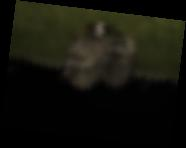
#> input picture hal.jpg, 186 x 148 px
$ jupyter execute --allow-errors mylab.ipynb   (shell and % lines are left out)
#> lines starting #> are read from the running program, lines starting #| are printed output that depends on the picture
# Лабораторная работа 2. Цифровая обработка изображений.

В этой работе рассматриваются различные виды цифровой обработки изображений.

Цель лабораторной работы:

# 1. OpenCV
Работать с изображениями удобнее всего при помощи opencv-python. OpenCV -- реализация библиотеки алгоритмов компьютерного зрения, обработки изображений и численных алгоритмов общего назначения. opencv-python является оберткой реализации Оригинальной библиотеки OpenCV, написанной на языке C++, что делает его таким же быстрым. Все структуры массивов opencv-python (далее просто OpenCV) преобразуются в массивы Numpy и из них. Это также облегчает интеграцию с другими библиотеками, использующими Numpy, такими как SciPy и Matplotlib.

OpenCV предлагает широкий набор алгоритмов и состоит из следующих модулей:
- core -- основная функциональность. Включает в себя базовые структуры, вычисления (математические функции, генераторы случайных чисел) и линейную алгебру и пр.;
- imgproc -- обработка изображений (фильтрация, геометрические преобразования, преобразование цветовых пространств и т. д.);
- imgcodecs -- чтение и запись файлов изображений;
- videoio -- чтение и запись видео или последовательности изображений;
- highgui -- создание простого пользовательского интерфейса и обработка событий мыши и клавиатуры;
- video -- обработка видео;
- calib3d -- калибровка камер и 3D реконструкция;
- features2d -- работа с особыми точками;
- objdetect -- обнаружение объектов;
- dnn -- глубокие нейронные сети;
- ml -- машинное обучение;
- stitching -- склейка изображений;
и других.

Документацию по OpenCV-Python v4.5.5 можно найти [здесь](https://docs.opencv.org/4.5.5/d6/d00/tutorial_py_root.html)
Документация по OpenCV разных версий можно найти [здесь](https://docs.opencv.org/)

## 1.1 Установка и подключение opencv-python
установку пакета opencv-python можно осуществить в терминале командой:
pip3 install opencv-python

Подключение библиотеки:

[cell 1]
import numpy as np
import cv2 as cv

## 1.2. Загрузка и просмотр изображений

[cell 2]
image = cv.imread('hal.jpg')
#> image is the input picture: shape (148, 186, 3); mean B, G, R 11.5, 19.1, 19.1
cv.imshow("Image", image)
cv.waitKey(0)
cv.destroyAllWindows()

Без операций cv.waitKey(0) и cv.destroyAllWindows() окно может закрываться не корректно.

Вынесем этот код в функцию show_image() и display_image() в файл "utility/util.py". Подключим созданные файлы к текущему коду:

[cell 3]
from utility import util

Еще одним способом отображения изображений является использование библиотеки matplotlib подключим ее и выведем тестовое изображение:

[cell 4]
import matplotlib.pyplot as plt

#%matplotlib inline позволяет выводить графики matplotlib в Jupyter
plt.imshow(image)

По умолчанию, при чтении файла изображения методом cv.imread() изображение находится в цветовом пространстве не RGB (как все привыкли), а BGR, т.е. цвета идут в другом порядке. Эта особенность является причиной не корректного вывода изображения при помощи matplotlib, т.к. он выводит изображение в цветовом пространстве RGB.
Чтобы поменять цветовое пространство на RGB можно воспользоваться методом:
`rgb_image = cv2.cvtColor(image, cv2.COLOR_BGR2RGB)`

Проверим этот факт загрузив изображение с пикселями синего цвета:

#> (a cell that did not finish here is left out)

Выведем пиксел с координатами (0,0) изображения в виде массива NumPy:

#> (a cell that did not finish here is left out)

Действительно, пиксель имеют максимальную яркость только по первому каналу. Значит первый канал хранит синий цвет.
Преобразуем цветовое пространство BGR в RGB:

#> (a cell that did not finish here is left out)

Проделаем то же самое для тестового изображения:

[cell 8]
rgb_image = cv.cvtColor(image, cv.COLOR_BGR2RGB)
plt.imshow(rgb_image)

## 1.3. Простые операции с изображениями

### 1.3.1 Кадрирование или ROI
**Кадрирование** -- усечение изображения с целью выделения объекта интереса.
**ROI** (Region Of Interest, объект интереса) -- границы изображения объекта интереса.
Поскольку цветное изображение является 3-х мерным массивом NumPy, то кадрировать (т.е. обрезать) такое изображение можно при помощи срезов:

[cell 9]
ROI = (90, 33, 110, 50)  #(x0, y0, height, width)
cropped_image = rgb_image[ROI[1]:ROI[1] + ROI[3], ROI[0]:ROI[0] + ROI[2]]
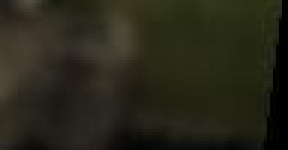
#> cropped_image: shape (50, 96, 3) (shown 3 times larger); mean R, G, B 39, 38.1, 24.7
plt.imshow(cropped_image)

### 1.3.2 Изменение размера изображения

[cell 10]
scale_percent = 20  # Процент от изначального размера
width = int(rgb_image.shape[1] * scale_percent / 100)
height = int(rgb_image.shape[0] * scale_percent / 100)
dim = (width, height)
resized_image = cv.resize(rgb_image, dim, interpolation=cv.INTER_AREA)
plt.imshow(resized_image)

### 1.3.3 Поворот изображения

Вращение изображения – это одно из аффинных преобразований. Его удобно определять матрицей перехода. Подробнее  стоит почитать в статье [Матрица перехода — Википедия (wikipedia.org)](https://ru.wikipedia.org/wiki/Матрица_перехода). В случае вращения матрица перехода вычисляется функцией cv.getRotationMatrix2D(center, angle, scale), где center и angle – координаты центра и угол вращения, а scale – коэффициент масштабирования. Справку по вращению изображений и другим геометрическим трансформациям можно посмотреть в [документации](https://docs.opencv.org/3.4/da/d54/group__imgproc__transform.html)

[cell 11]
(h, w, d) = rgb_image.shape
angle = 186.5
scale = 1.0
center = (w // 2, h // 2)
M = cv.getRotationMatrix2D(center, angle, scale)
rotated = cv.warpAffine(rgb_image, M, (w, h))
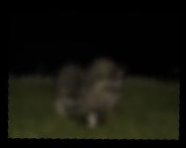
#> rotated: shape (148, 186, 3); mean R, G, B 19.1, 19.1, 11.4
plt.imshow(rotated)

### 1.3.4 Рисование примитивов на изображении:
- cv.line(image, startPoint, endPoint, rgb_color, thickness)
- cv.rectangle(image, topLeft, bottomRight, rgb_color, thickness)
- cv.circle(image, center, radius, rgb_color, thickness)
- cv.ellipse(image, center, axes, angle, startAngle, endAngle, rgb_color, thickness)

где:
- image -- изображение
- startPoint, endPoint -- координаты начальной и конечной точек;
- rgb_color -- код цвета в формате rgb координат (red, green, blue). red, green, blue ∈ [0, 255];
- thickness -- толщина линии в пикселях;
- center -- координаты центра окружности или эллипса;
- topLeft, bottomRight -- координаты верхней левой и нижней правой точек прямоугольника, соответственно.

[cell 12]
copy_image = rgb_image.copy()

# рисование линии
cv.line(copy_image, (0, 0), (511, 511), (255, 0, 0), 5)
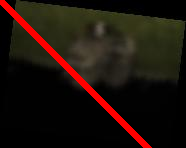
#> copy_image: shape (148, 186, 3); mean R, G, B 30.4, 18.1, 10.8
# => Diagonal red line with thickness of 5 px

# Draw a rectangle using cv2.rectangle(image, topLeft, bottomRight, rgb, thinkness)
cv.rectangle(copy_image, (384, 0), (510, 128), (0, 255, 0), 3)
# => Green rectangle with thickness of 3 px

# Draw a circle using cv2.circle(image, center, radius, rgb, thinkness)
cv.circle(copy_image, (447, 63), 63, (0, 0, 255), -1)
# => Blue filled circle(note that the thinkness is -1)

# Draw a ellipse using cv2.ellipse(image, center, axes, angle, startAngle, endAngle, rgb, thinkness)
cv.ellipse(copy_image, (256, 256), (100, 50), -45, 0, 180, (255, 0, 0), -1)
# => Red wide down-half ellipse

plt.imshow(copy_image)

###1.3.5 Наложение текста на изображение

[cell 13]
# Put some text using cv2.putText(image, text, bottomLeft, fontType, fontScale, rgb, thinkness, lineType)
copy_image = rgb_image.copy()
font = cv.FONT_HERSHEY_COMPLEX
cv.putText(rgb_image, 'OpenCV', (10, 500), font, 4, (255, 255, 255), 10, cv.LINE_AA)
# => White 'OpenCV' text at the bottom

plt.imshow(rgb_image)

## 1.4 Цветовые модели

Цветные цифровые изображения представляют собой совокупность трех цветовых плоскостей, каждая из которых характеризует одну независимую составляющую цвета, представленную в том же формате, что и обычное 8-битное полутоновое изображение.

### 1.4.1 Цветовая модель RGB

RGB (Red, Green, Blue - красный, зеленый, синий) - цветовая модель, описывающая способ кодирования цвета для цветовоспроизведения с помощью трёх цветов, которые принято называть основными. Выбор основных цветов обусловлен особенностями физиологии восприятия цвета сетчаткой человеческого глаза. Сетчатка глаза имеет три вида рецепторов (колбочек), ответственных за цветное зрение. Можно считать, что каждый вид колбочек даёт свой отклик на определённую длину волны видимого спектра.
 Система координат RGB - куб с началом отсчета ⟨0,0,0⟩, соответствующим черному цвету. Максимальное значение RGB - ⟨255,255,255⟩ соответствует белому цвету.

В модели RGB не разделены яркостная и оттеночная компоненты цвета, здесь легко указать яркости для одного из основных цветов, но затруднительно указать оттенок с требуемым цветовым тоном (например, телесным) и насыщенностью.

### 1.4.2 Цветовые модели HSV и HSI

 Цветовая модель HSV (Hue, Saturation, Value - цветовой тон, насыщенность, мера яркости) - модель, ориентированная на человека и обеспечивающая возможность явного задания требуемого оттенка цвета. Среди прочих используемых в настоящее время моделей, эта модель отражает физические свойства цвета и наиболее точно соответствует способу восприятия цвета человеческим глазом.
 Оттенок цвета (H) - это длина световой волны, отраженной или прошедшей через объект. Насыщенность (S) характеризует степень, уровень выражения оттенка цвета. Она определяет соотношение серого цвета и выбранного оттенка и выражается в долях от 0 (серый) до 1 (полностью насыщенный). Мера яркости (V) характеризует интенсивность цвета, поэтому она измеряется в диапазоне от 0 (черный) до 1 (белый). При увеличении яркости цвет становится более светлым (белым). Составляющая V является нелинейной, что близко соответствует восприятию человеком светлых и темных цветов.

С точки зрения обработки изображений цветовое пространство удобно тем, что позволяет непосредственно оперировать интенсивностью (яркостью) и цветом (тоном) пикселя.

Существует также цветовая модель HSL (hue, saturation, lightness) или HSI (hue, saturation, intensity) , которая строится по такому же принципу, что и модель HSV, но отличающаяся кодированием цвета пикселя и, соответственно, формулами преобразования из цветового пространства RGB в HSI/HSV и обратно.

**HSV vs. HSL**
Представление **HSL** моделирует то, как различные краски смешиваются вместе, чтобы создать цвет в реальном мире. Полностью насыщенные цвета размещаются вокруг круга при значении светлоты 1/2, при этом значение светлоты 0 или 1 соответствует полностью черному или белому соответственно. Между тем, представление HSV моделирует, как цвета появляются при свете. Разница между HSL и HSV заключается в том, что цвет с максимальной светлотой в HSL является чисто белым, но цвет с максимальным значением / яркостью в HSV аналогичен освещению белого света на цветном объекте (например, яркое белый свет на красный объект заставляет объект по-прежнему казаться красным, просто ярче и интенсивнее, в то время как тусклый свет на красный объект заставляет объект казаться темнее и менее ярким).

Наглядно разницу между HSV и HSL можно увидеть на изображениях визуализации цветовых пространств:

Подробнее про различия HSL и HSV моделей можно прочитать [здесь](https://en.wikipedia.org/wiki/HSL_and_HSV)

Алгоритмы преобразования из RGB в HSV и наоборот можно посмотреть [здесь](https://ru.wikipedia.org/wiki/HSV_(%D1%86%D0%B2%D0%B5%D1%82%D0%BE%D0%B2%D0%B0%D1%8F_%D0%BC%D0%BE%D0%B4%D0%B5%D0%BB%D1%8C))

Алгоритмы преобразования из RGB в HSL и наоборот можно посмотеть [здесь](https://ru.wikipedia.org/wiki/HSL)

**В OpenCV есть готовый метод преобразования изображений из одних цветовых моделей в другие:**
`cv.cvtColor(image, ColorConversionType)`
Где ColorConversionType - тип преобразования из одной цветовой модели в другую:
cv.COLOR_BGR2RGB - преобразование из BGR в RGB
cv.COLOR_RGB2BGR - преобразование из RGB в BGR
cv.COLOR_BGR2GRAY - преобразование из BGR в GRAY
cv.COLOR_RGB2GRAY - преобразование из RGB в GRAY
cv.COLOR_GRAY2RGB - преобразование из GRA в RGB
cv.COLOR_GRAY2BGR - преобразование из GRA в BGR
cv.COLOR_HSV2RGB - преобразование из HSV в RGB
cv.COLOR_HLS2RGB - преобразование из HLS в RGB
cv.COLOR_RGB2HSV - преобразование из RGB в HSV
cv.COLOR_RGB2HLS - преобразование из RGB в HLS

Полный список типов конвертации можно посмотреть в [документации](https://docs.opencv.org/3.4/d8/d01/group__imgproc__color__conversions.html)

# 2. Гистограммная обработка.

## 2.1 Гистограммная обработка изображений.

### 2.1.1 Построение и визуализация гистограммы.
Гистограмма характеризует частоту встречаемости на изображении пикселей одинаковой яркости и позволяет анализировать яркостную составляющую изображения. Гистограмма позволяет оценить и необходимым образом изменить яркость изображения, его контраст, площадь изображения, которую занимают светлые, темные и другие яркостные элементы, и, наконец, определить, где на плоскости изображения находятся отдельные области (объекты), соответствующие тем или иным диапазонам значений яркости.

Документацию по гистограммам в OpenCV читайте [здесь](https://docs.opencv.org/4.x/d1/db7/tutorial_py_histogram_begins.html)

[cell 14]
import matplotlib.pyplot as plt
import cv2 as cv
import numpy as np
from utility import util

# Изменим стандартный размер графиков matplotlib
plt.rcParams["figure.figsize"] = [6, 4]

[cell 15]
image1 = cv.imread('test_fixed.png')
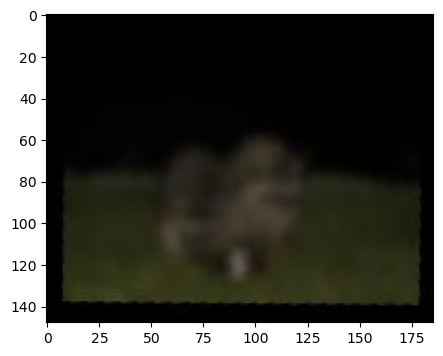
#> input picture test_fixed.png, 443 x 356 px
#> image1 is the input picture: shape (356, 443, 3); mean B, G, R 67.8, 73.6, 73.6
image2 = cv.imread('winter_cat.png')
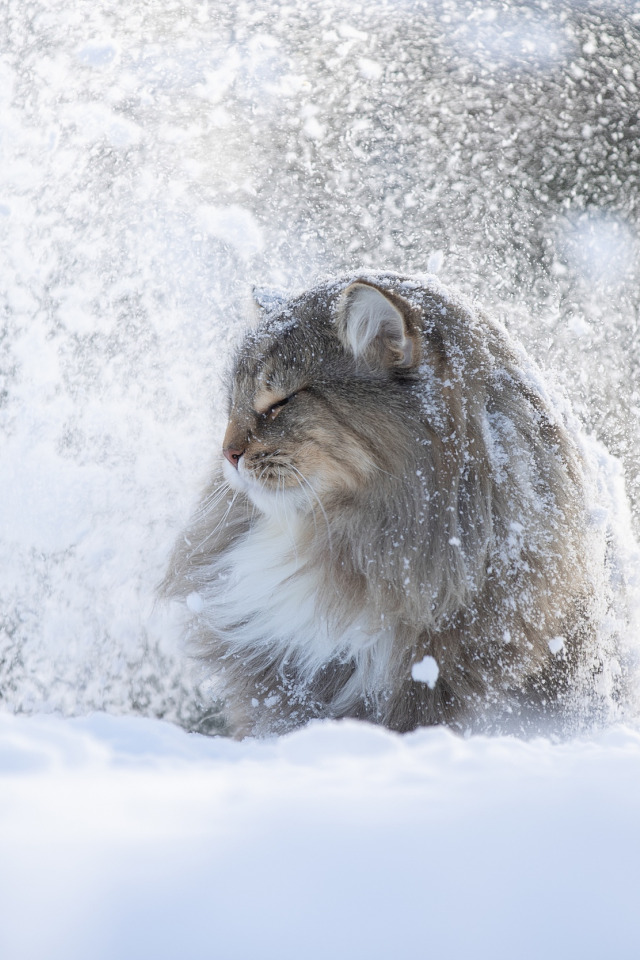
#> input picture winter_cat.png, 640 x 960 px
#> image2 is the input picture: shape (960, 640, 3); mean B, G, R 205.1, 196.6, 192.9
rgb_image1 = cv.cvtColor(image1, cv.COLOR_BGR2RGB)
rgb_image2 = cv.cvtColor(image2, cv.COLOR_BGR2RGB)
gray_image1 = cv.cvtColor(image1, cv.COLOR_BGR2GRAY)
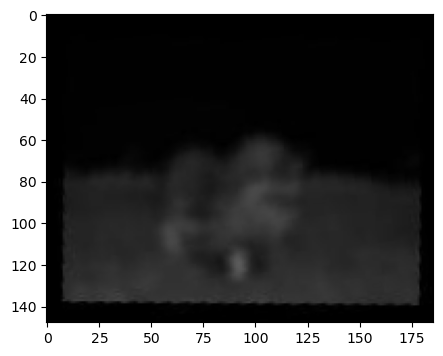
#> gray_image1: shape (356, 443); min 0, max 255, mean 73
gray_image2 = cv.cvtColor(image2, cv.COLOR_BGR2GRAY)
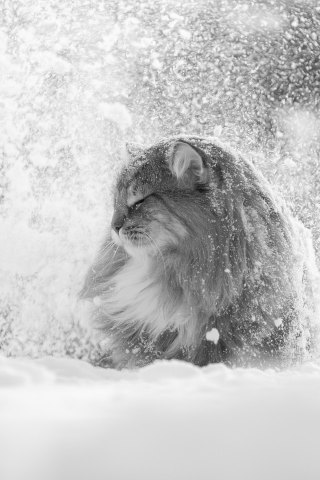
#> gray_image2: shape (960, 640) (shown at 1/2 size); min 9, max 254, mean 196.5

channels = [0]
histSize = [256]
range = [0, 256]

hist1 = cv.calcHist([gray_image1], channels, None, histSize, range)
#> hist1 = 256 values, max 34416 at index 255, min 0 at index 97, mean 616
hist2 = cv.calcHist([gray_image2], channels, None, histSize, range)
#> hist2 = 256 values, max 13210 at index 215, min 0 at index 0, mean 2400

gs = plt.GridSpec(2, 2)
plt.figure(figsize=(10, 8))
plt.subplot(gs[0])
plt.imshow(gray_image1, cmap='gray')
plt.subplot(gs[1])
plt.imshow(gray_image2, cmap='gray')
plt.subplot(gs[2])
plt.hist(gray_image1.reshape(-1), 256, range)
plt.subplot(gs[3])
plt.hist(gray_image2.reshape(-1), 256, range)
plt.show()
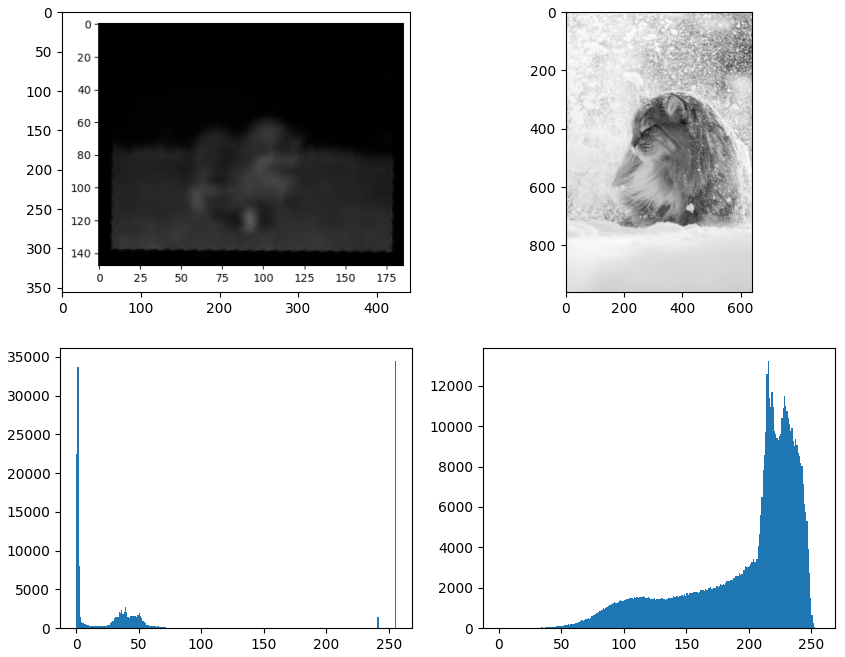
#> figure drawn by matplotlib, 4 panels; panel 3: tallest bar 34416 high, from x = 255 to 256; panel 4: tallest bar 13210 high, from x = 215 to 216

Помните, что эта гистограмма рисуется для изображения в градациях серого, а не для цветного изображения. Левая область гистограммы показывает количество более темных пикселей в изображении, а правая область показывает количество более ярких пикселей. Из первой гистограммы можно видеть, что яркость пикселей распределена достаточно равномерно, в отличие от гистограммы второго изображения, где преобладают яркие пиксели.

Другие способы визуализации гистограмм:
1. С использованием Matplotlib

[cell 16]
plt.hist(gray_image1.reshape(-1), 256, range)
plt.show()

2. С использованием OpenCV можно визуализировать гистограммы по каналам.

[cell 17]
histSize = [256]
range = [0, 256]


def plot_rgb_hist(image, histSize, range):
    histSize = [256]
    range = [0, 256]
    for i, col in enumerate(['b', 'g', 'r']):
        hist = cv.calcHist([image], [i], None, histSize, range)
        plt.plot(hist, color=col)
        plt.xlim(range)


plot_rgb_hist(image1, histSize, range)
plt.show()
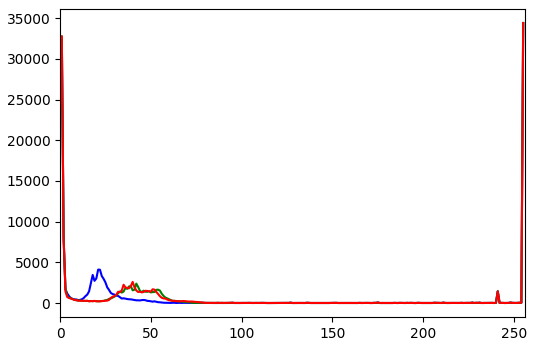
#> figure drawn by matplotlib, 1 panel; curve peaks at x = 255, y = 34416; curve peaks at x = 255, y = 34416; curve peaks at x = 255, y = 34416

По графику видно, что красный цвет преобладает.

### 2.1.2 Яркостные (гистограммные) преобразования
Яркостные преобразования цифровых изображений часто называют *гистограммными*, так как при этом, во-первых, изменяется гистограмма изображения, во-вторых, вид функции преобразования (параметры преобразования) часто определяются *адаптивно*, на основании ранее собранной гистограммы исходного изображения.
В случае дискретных цифровых изображений функция отображения яркости принимает вид так называемой *таблицы отображения яркости* ***LUT (Look-Up-Table, просмотровой таблицы).*** Гистограммная обработка изображения при помощи таблицы отображения яркости осуществляется следующим образом:
$$
{\rm Im}[i,j] = {\rm LUT[Im}[i,j]],
$$
где Im$[i,j]$ -  пиксел изображения с координатами $\langle i,j \rangle$, а LUT -  целочисленный массив размера $256$ элементов для $8$-битного изображения или длиной $65 536$ элементов для $16$-битного изображения.
При этом LUT может задаваться:
- произвольной таблицей отображения, формируемой пользователем непосредственно;
- некоторой математической функцией, выбранной из заданного набора функций;
- адаптивно по гистограмме данного анализируемого изображения.

Рассмотрим несколько примеров, но сначала подготовим тестовое изображение, но слегка ухудшенное (увеличена яркость и уменьшена контрастность).

#### 2.1.2.1 Инверсия
Простейшим примером гистограммной обработки изображений является *инвертирование яркости*, определяемое зависимостью вида
$$
{\rm LUT}[i] = 255 - i.
$$
В результате инвертирования изображения получается его *негатив*. При этом темные области становятся светлыми, и наоборот.

[cell 18]
lut = lambda i: 255 - i
invert_image = lut(gray_image1)
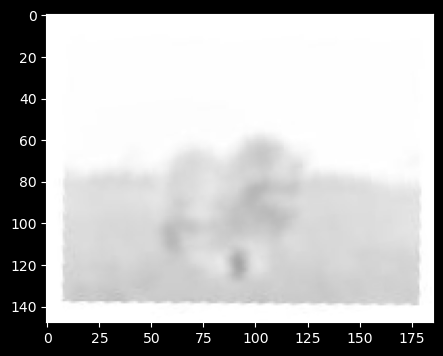
#> invert_image: shape (356, 443); min 0, max 255, mean 182
plt.imshow(invert_image, cmap='gray')

#### 2.1.2.2 Гамма-коррекция
Гамма-коррекция --  степенной закон вида
$$
{\rm LUT}[i] = r(i)^{\gamma },
$$
где $r$ -  коэффициент контраста, а $\gamma $ -  степень преобразования.
Такие преобразования известны в области аналогового телевидения как процедура $\it{гамма-коррекции}$. Легко увидеть, что изменяя параметр $\gamma $, мы можем получать LUT различного типа. При $\gamma =1$ преобразование будет линейным, при $\gamma < 1$ предпочтение будет отдаваться более светлым цветам (на них придется большая часть диапазона), при $\gamma > 1$ предпочтение будет отдаваться более темным цветам. Такие преобразования используются для "выравнивания" яркости изображений, получаемых на электронно-лучевых трубках (ЭЛТ).

[cell 19]
gamma = 1.05
lut = lambda i: i ** gamma
result_image = lut(gray_image1)
#> (the rest of the program and of its run is left out)
